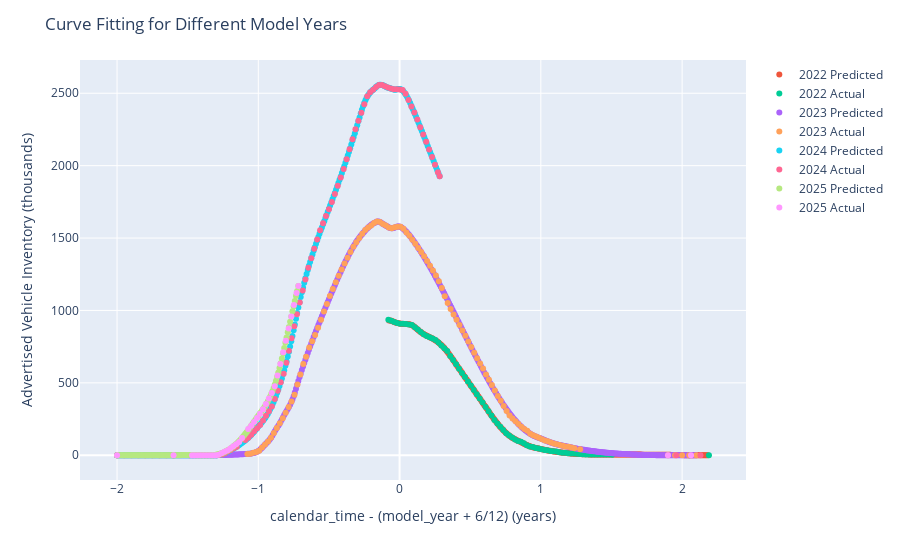
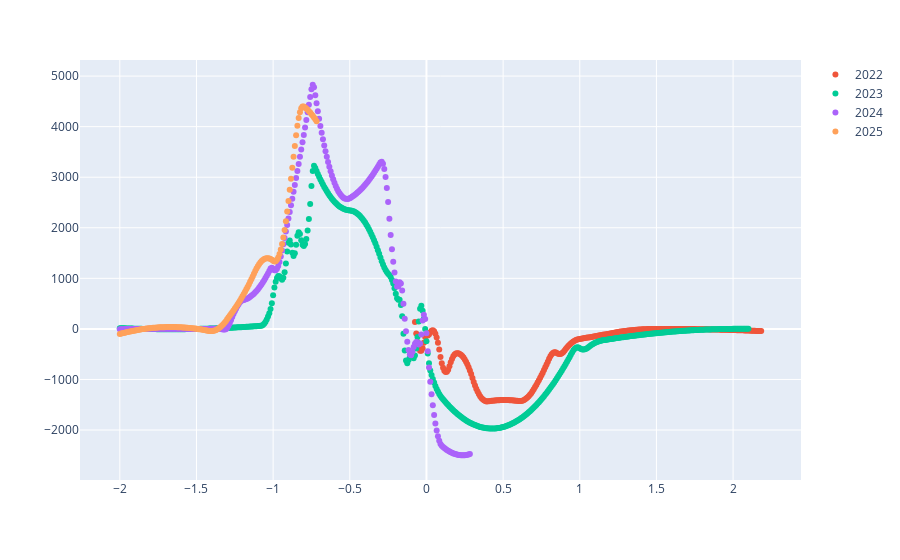

These figures' notebook cell, in order:
### Markdown cell above
# Spline Regression

### Code cell
# For each model year that we have data (2022 through 2025),
# fit a separate spline regression.  Do this so that monthly
# inventory counts can be predicted despite not having
# direct access to this information.  (All of the information
# that we have to go on is the graph from www.spglobal.com/mobility)

model_yr_range = range(2022, 2026, 1)
inventory_model = dict.fromkeys(model_yr_range)

# Create some evenly space yr_diffs for evaluating each model.
# These same yr_diffs can be used for other model years
# to compare apples to apples.
step = 1.0/120.0
a = -3.0
b = 3.0

yr_diffs = np.linspace(a, b, num=int((b - a)/step + 1))

# Create a data-frame to store the predictions from each model.
mixed_years_2 = pl.DataFrame()

# Get plotly figures set up before the loop.
fig = px.scatter()
fig_2 = px.scatter()

# Degree of spline polynomials
k = 3

# End knots must be repeated "k + 1" times.
# See: https://www.mathworks.com/help/curvefit/how-to-choose-knots.html
# The end knots must be small and large enough to bracket the data points.
model_year_knots = {
    2022: (
        np.sort(
            np.array([
                *[2.19 + 1e3 * np.finfo(float).eps]*(k + 1), 
                1.48, 1.2, 1, 0.9, 0.85, 0.8, 0.7, 0.6, 0.4, 0.3, 
                0.2, 0.15, 0.087, 0.025, 0, -0.015,
                *[-0.079428 - 1e3 * np.finfo(float).eps]*(k + 1)
            ])
        )
    ),
    2023: (
        np.sort(
            np.array([
                *[-2. - 1e3 * np.finfo(float).eps]*(k + 1), 
                -1.08, -1.02, -1., -0.95, 
                -0.93, -0.91, -0.88, -0.85, -0.82,
                -0.75, -0.73, -0.5, 
                -0.3, -0.244, -0.2, -0.18, -0.15, -0.12, -0.09, -0.05, 
                -0.03,  0.,  0.03,  0.1,  0.5,  0.95,  1.,  1.05,
                1.15,  
                *[2.1 + 1e3 * np.finfo(float).eps]*(k + 1)
            ])
        )
    ),
    2024: (
        np.sort(
            np.array([
                *[0.283906 + 1e3 * np.finfo(float).eps]*(k + 1), 
                0.1, 0.03, 0, 
                -0.03, -0.05, -0.09, -0.12, -0.15, -0.18, -0.2, -0.244, -0.3, -0.5, 
                -0.73, -0.75, -0.95, 
                -1, -1.02, -1.2, -1.22, -1.28, -1.32, -1.4, -1.45, 
                *[-2 - 1e3 * np.finfo(float).eps]*(k + 1)
            ])
        )
    ),
    2025: (
        np.sort(
            np.array([
                *[-2 - 1e3 * np.finfo(float).eps]*(k + 1),
                -1.42, -1.3, -1.27, -1.12, -1, -0.9, -0.85, -0.8, 
                *[-0.716094 + 1e3 * np.finfo(float).eps]*(k + 1)   
            ])
        )
    )
}

# Make a model for each model_year and fit the model.
for yr in model_yr_range:
    # Prepare to fit model.
    # Sometimes, we only want to work with some values in yr_diff.
    yr_diff_filter = (
        pl.when(yr == 2022)
        .then(
            (pl.col("yr_diff").is_between(-0.079428, 2.19))
        )
        .when(yr == 2023)
        .then(
            (pl.col("yr_diff").is_between(-2.0, 2.1))
        )
        .when(yr == 2024)
        .then(
            (pl.col("yr_diff").is_between(-2.0, 0.283906))
        )
        .when(yr == 2025)
        .then(
            (pl.col("yr_diff").is_between(-2.0, -0.716094))
        )
        .otherwise(True)
    )
    
    mixed_years_filtered = (mixed_years
        .filter(yr_diff_filter & (pl.col("model_year") == yr))
        .sort(by=pl.col("yr_diff"))
    )

    x = (mixed_years_filtered
        .select("yr_diff")
        .collect()
        .to_series()
        .to_numpy()
    )
    
    y = (mixed_years_filtered
        .select("advertised_inventory")
        .collect()
        .to_series()
        .to_numpy()
    )

    # Fit model.
    current_yr_inventory_model = make_lsq_spline(
        x=x,
        y=y,
        t=model_year_knots[yr],
        k=k
    )

    # Save the fitted model.
    inventory_model[yr] = current_yr_inventory_model

    # Put the predictions from current_yr_inventory_model into a new data-frame.
    mixed_years_current_preds = pl.LazyFrame(
        data={
            "yr_diff": yr_diffs,
            "model_year": None,
            "predicted_inventory": None,
            "predicted_inventory_derivative": None
        },
        schema={
            "yr_diff": pl.Float64,
            "model_year": pl.Int32,
            "predicted_inventory": pl.Float64,
            "predicted_inventory_derivative": pl.Float64
        }
    )

    # Filter it first.
    mixed_years_current_preds = (mixed_years_current_preds
        .filter(yr_diff_filter)                             
    )

    # Use the current_yr_inventory_model to get the predictions.
    preds = current_yr_inventory_model(
        mixed_years_current_preds
            .select("yr_diff")
            .collect()
            .to_series()
    )

    derivatives = current_yr_inventory_model(
        x=mixed_years_current_preds
            .select("yr_diff")
            .collect()
            .to_series(),
        nu=1
    )

    # Replace negative values generated by the spline regression.
    # (I cannot figure out how to put constraints on the spline regression
    # other than to just fix the predictions like I do here.)
    preds = np.where(preds < 0, 0, preds)

    mixed_years_current_preds = (mixed_years_current_preds
        .with_columns(
            model_year = pl.lit(yr),
            predicted_inventory = preds,
            predicted_inventory_derivative = derivatives
        )                 
    )
    
    # Save mixed_years_current_preds for the current model_year.
    mixed_years_2 = (mixed_years_2
        .vstack(mixed_years_current_preds.collect())     
    )

    # Make a plot of the original training data alongside the predictions.
    fig.add_scatter(
        x=(mixed_years_2
           .filter(pl.col("model_year") == yr)
           .select("yr_diff")
           .to_series()
        ),
        y=(mixed_years_2
           .filter(pl.col("model_year") == yr)
           .select("predicted_inventory")
           .to_series()
        ),
        mode="markers",
        name=f"{yr} Predicted"
    )

    fig.add_scatter(
        x=(mixed_years
           .filter(pl.col("model_year") == yr)
           .select("yr_diff")
           .collect()
           .to_series()
        ),
        y=(mixed_years
           .filter(pl.col("model_year") == yr)
           .select("advertised_inventory")
           .collect()
           .to_series()
        ),
        mode="markers",
        name=f"{yr} Actual"
    )

    # https://plotly.com/python/figure-labels/
    fig.update_layout(
        title=dict(text="Curve Fitting for Different Model Years"),
        xaxis=dict(
            title=dict(
                text="calendar_time - (model_year + 6/12) (years)"
            )
        ),
        yaxis=dict(
            title=dict(
                text="Advertised Vehicle Inventory (thousands)"
            )
        )
    )

    fig_2.add_scatter(
        x=(mixed_years_2
           .filter(pl.col("model_year") == yr)
           .select("yr_diff")
           .to_series()
        ),
        y=(mixed_years_2
           .filter(pl.col("model_year") == yr)
           .select("predicted_inventory_derivative")
           .to_series()
        ),
        mode="markers",
        name=f"{yr}"
    )

# Show the figures.
fig.show()
fig_2.show()

### Figure 1 — Plotly figure (JSON) as saved in the notebook; plotly's stock layout.template omitted (floating-point values rounded to 4 significant figures; data arrays with more than 128 entries replaced by an {"elided": "..."} marker saying what was removed)
{"data": [{"hovertemplate": "<extra></extra>", "legendgroup": "", "marker": {"color": "#636efa", "symbol": "circle"}, "mode": "markers", "name": "", "orientation": "v", "showlegend": false, "type": "scatter", "xaxis": "x", "yaxis": "y"}, {"mode": "markers", "name": "2022 Predicted", "type": "scatter", "x": {"elided": "272 float values"}, "y": {"elided": "272 float values"}}, {"mode": "markers", "name": "2022 Actual", "type": "scatter", "x": [-2, -1.6, -0.07943, -0.05857, -0.03772, -0.01686, 0.003995, 0.02485, 0.04571, 0.06656, 0.08742, 0.1083, 0.1291, 0.15, 0.1708, 0.1917, 0.2126, 0.2334, 0.2543, 0.2751, 0.296, 0.3168, 0.3377, 0.3585, 0.3794, 0.4003, 0.4211, 0.442, 0.4628, 0.4837, 0.5045, 0.5254, 0.5462, 0.5671, 0.588, 0.6088, 0.6297, 0.6505, 0.6714, 0.6922, 0.7131, 0.7339, 0.7548, 0.7757, 0.7965, 0.8174, 0.8382, 0.8591, 0.8799, 0.9008, 0.9216, 0.9425, 0.9634, 0.9842, 1.005, 1.026, 1.047, 1.068, 1.088, 1.109, 1.13, 1.151, 1.172, 1.193, 1.214, 1.234, 1.255, 1.276, 1.297, 1.318, 1.339, 1.36, 1.38, 1.401, 1.422, 1.443, 1.464, 1.485, 1.506, 2.05, 2.19], "y": [0, 0, 935.6, 928.8, 920.9, 913.0, 908.6, 908.6, 905.8, 903.1, 899.3, 883.9, 867.9, 851.4, 836.4, 824.4, 815.5, 806.9, 796.0, 778.2, 758.4, 738.5, 720.0, 686.2, 658.1, 628.0, 598.2, 568.8, 540.0, 509.9, 482.2, 451.4, 421.6, 392.6, 363.5, 334.0, 303.9, 274.2, 244.1, 219.8, 197.2, 174.2, 152.7, 136.3, 122.2, 108.9, 97.59, 92.8, 82.31, 69.88, 60.3, 56.53, 50.37, 45.92, 41.13, 36.34, 35.32, 29.5, 27.79, 25.05, 20.26, 16.84, 16.5, 13.42, 12.73, 12.73, 9.993, 8.967, 6.914, 5.203, 5.203, 5.203, 5.203, 5.203, 5.203, 5.203, 5.203, 5.203, 3.492, 0, 0]}, {"mode": "markers", "name": "2023 Predicted", "type": "scatter", "x": {"elided": "493 float values"}, "y": {"elided": "493 float values"}}, {"mode": "markers", "name": "2023 Actual", "type": "scatter", "x": [-2, -1.6, -1.078, -1.057, -1.036, -1.015, -0.9941, -0.9733, -0.9524, -0.9315, -0.9107, -0.8898, -0.869, -0.8481, -0.8273, -0.8064, -0.7856, -0.7647, -0.7438, -0.723, -0.7021, -0.6813, -0.6619, -0.6396, -0.6187, -0.5979, -0.577, -0.5561, -0.5353, -0.5144, -0.4936, -0.4727, -0.4519, -0.431, -0.4101, -0.3893, -0.3684, -0.3476, -0.3267, -0.3059, -0.285, -0.2642, -0.2433, -0.2224, -0.2016, -0.1807, -0.1599, -0.139, -0.1182, -0.09731, -0.07646, -0.0556, -0.03474, -0.01389, 0.006966, 0.02782, 0.04868, 0.06953, 0.09039, 0.1112, 0.1321, 0.153, 0.1738, 0.1947, 0.2155, 0.2364, 0.2572, 0.2781, 0.2989, 0.3198, 0.3407, 0.3615, 0.3824, 0.4032, 0.4241, 0.4449, 0.4658, 0.4866, 0.5075, 0.5284, 0.5492, 0.5701, 0.5909, 0.6118, 0.6326, 0.6535, 0.6744, 0.6952, 0.7161, 0.7369, 0.7578, 0.7786, 0.7995, 0.8203, 0.8412, 0.8621, 0.8829, 0.9038, 0.9246, 0.9455, 0.9663, 0.9872, 1.008, 1.029, 1.05, 1.071, 1.091, 1.112, 1.133, 1.154, 1.175, 1.196, 1.217, 1.237, 1.278, 1.9, 2.1, 1.95, 2, 2.05, -1.65, -1.7, -1.75, -1.8, -1.85, -1.9, -1.95], "y": [0, 0, 7.94, 9.651, 16.84, 22.31, 31.21, 53.11, 73.64, 94.51, 120.2, 154.1, 187.9, 221.1, 256.4, 293.7, 334.0, 371.0, 418.6, 489.4, 557.8, 629.4, 681.1, 744.3, 786.8, 830.2, 881.2, 936.6, 992.1, 1045.0, 1100.0, 1148.0, 1194.0, 1239.0, 1283.0, 1324.0, 1364.0, 1404.0, 1440.0, 1471.0, 1501.0, 1530.0, 1556.0, 1573.0, 1587.0, 1604.0, 1615.0, 1610.0, 1598.0, 1587.0, 1573.0, 1567.0, 1574.0, 1578.0, 1578.0, 1564.0, 1539.0, 1516.0, 1488.0, 1460.0, 1432.0, 1404.0, 1375.0, 1341.0, 1309.0, 1277.0, 1242.0, 1202.0, 1155.0, 1097.0, 1052.0, 1011.0, 972.9, 936.3, 899.0, 862.0, 825.1, 785.4, 747.8, 708.7, 669.0, 633.5, 598.9, 558.5, 520.9, 485.6, 448.0, 409.7, 376.1, 340.9, 306.3, 274.2, 254.7, 235.2, 216.7, 196.5, 181.4, 168.4, 148.9, 138.3, 129.4, 120.5, 111.3, 102.7, 95.88, 88.01, 81.85, 76.38, 71.59, 65.43, 60.3, 57.9, 54.14, 48.17, 41.97, 0, 0, 0, 0, 0, 0, 0, 0, 0, 0, 0, 0]}, {"mode": "markers", "name": "2024 Predicted", "type": "scatter", "x": {"elided": "275 float values"}, "y": {"elided": "275 float values"}}, {"mode": "markers", "name": "2024 Actual", "type": "scatter", "x": [-2, -1.6, -1.486, -1.465, -1.444, -1.423, -1.403, -1.382, -1.361, -1.34, -1.319, -1.298, -1.277, -1.257, -1.236, -1.215, -1.194, -1.173, -1.152, -1.092, -1.071, -1.05, -1.029, -1.008, -0.9873, -0.9665, -0.9456, -0.9248, -0.9039, -0.8831, -0.8622, -0.8414, -0.8205, -0.8015, -0.7835, -0.7646, -0.7456, -0.7266, -0.7067, -0.6856, -0.6669, -0.6461, -0.6252, -0.6044, -0.5835, -0.5626, -0.5418, -0.5209, -0.5001, -0.4792, -0.4584, -0.4375, -0.4167, -0.3958, -0.3749, -0.3541, -0.3332, -0.3124, -0.2915, -0.2707, -0.2498, -0.229, -0.2081, -0.1872, -0.1664, -0.1455, -0.1247, -0.1038, -0.08297, -0.06211, -0.04125, -0.0204, 0.000457, 0.02131, 0.04217, 0.06302, 0.08388, 0.1047, 0.1256, 0.1464, 0.1673, 0.1882, 0.209, 0.2299, 0.2507, 0.2716, 0.2839, 1.959, 2.13], "y": [0, 0, 0, 0, 0, 0, 0, 0, 0, 0, 0, 0, 2.465, 5.545, 13.76, 25.39, 36.34, 48.32, 59.27, 106.1, 120.9, 141.7, 165.0, 186.6, 209.1, 239.3, 272.1, 303.2, 337.1, 389.1, 446.3, 503.8, 563.0, 639.7, 721.1, 808.8, 891.3, 973.7, 1055.0, 1138.0, 1213.0, 1295.0, 1361.0, 1427.0, 1491.0, 1554.0, 1603.0, 1653.0, 1699.0, 1749.0, 1805.0, 1861.0, 1919.0, 1977.0, 2044.0, 2113.0, 2182.0, 2251.0, 2311.0, 2366.0, 2424.0, 2479.0, 2507.0, 2525.0, 2543.0, 2558.0, 2557.0, 2548.0, 2539.0, 2532.0, 2527.0, 2527.0, 2526.0, 2523.0, 2496.0, 2453.0, 2409.0, 2366.0, 2318.0, 2266.0, 2214.0, 2165.0, 2111.0, 2060.0, 2007.0, 1955.0, 1927.0, 0, 0]}, {"mode": "markers", "name": "2025 Predicted", "type": "scatter", "x": {"elided": "155 float values"}, "y": {"elided": "155 float values"}}, {"mode": "markers", "name": "2025 Actual", "type": "scatter", "x": [-2, -1.6, -1.469, -1.449, -1.428, -1.407, -1.386, -1.365, -1.345, -1.324, -1.303, -1.282, -1.261, -1.24, -1.219, -1.199, -1.178, -1.157, -1.136, -1.115, -1.072, -1.051, -1.03, -1.009, -0.9882, -0.9673, -0.9465, -0.9256, -0.9047, -0.8839, -0.864, -0.8441, -0.8242, -0.8052, -0.7853, -0.7663, -0.7483, -0.7294, -0.7161, 1.9, 2.063], "y": [0, 0, 0, 0, 0, 0, 0, 0, 0, 0, 0, 3.15, 14.1, 23.34, 32.92, 46.61, 61.32, 75.69, 91.09, 119.2, 180.7, 203.0, 230.4, 258.1, 286.1, 317.3, 354.2, 391.2, 429.9, 475.7, 551.0, 630.0, 710.6, 790.0, 874.7, 958.3, 1037.0, 1120.0, 1169.0, 0, 0]}], "layout": {"legend": {"tracegroupgap": 0}, "margin": {"t": 60}, "title": {"text": "Curve Fitting for Different Model Years"}, "xaxis": {"anchor": "y", "domain": [0, 1], "title": {"text": "calendar_time - (model_year + 6/12) (years)"}}, "yaxis": {"anchor": "x", "domain": [0, 1], "title": {"text": "Advertised Vehicle Inventory (thousands)"}}}}

### Figure 2 — Plotly figure (JSON) as saved in the notebook; plotly's stock layout.template omitted (floating-point values rounded to 4 significant figures; data arrays with more than 128 entries replaced by an {"elided": "..."} marker saying what was removed)
{"data": [{"hovertemplate": "<extra></extra>", "legendgroup": "", "marker": {"color": "#636efa", "symbol": "circle"}, "mode": "markers", "name": "", "orientation": "v", "showlegend": false, "type": "scatter", "xaxis": "x", "yaxis": "y"}, {"mode": "markers", "name": "2022", "type": "scatter", "x": {"elided": "272 float values"}, "y": {"elided": "272 float values"}}, {"mode": "markers", "name": "2023", "type": "scatter", "x": {"elided": "493 float values"}, "y": {"elided": "493 float values"}}, {"mode": "markers", "name": "2024", "type": "scatter", "x": {"elided": "275 float values"}, "y": {"elided": "275 float values"}}, {"mode": "markers", "name": "2025", "type": "scatter", "x": {"elided": "155 float values"}, "y": {"elided": "155 float values"}}], "layout": {"legend": {"tracegroupgap": 0}, "margin": {"t": 60}, "xaxis": {"anchor": "y", "domain": [0, 1]}, "yaxis": {"anchor": "x", "domain": [0, 1]}}}
